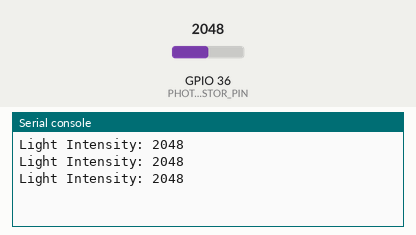
Bench run of a program on a simulated ESP32 board running MicroPython. Parts: the last lines printed to the serial console. The test bench sets the inputs (shaded band); at power-on: GPIO 36 (PHOTORESISTOR_PIN) = 2048 (analog values on the 0–4095 scale).

Above: at 1.2 s.
1.3 s: GPIO 36 (PHOTORESISTOR_PIN) set to 2866
At 1.9 s:
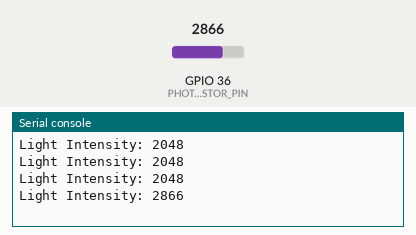
2.8 s: GPIO 36 (PHOTORESISTOR_PIN) set to 3603
At 3.4 s:
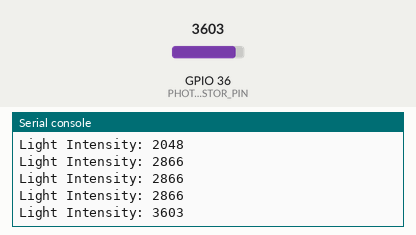
Timing chart, 0 to 5.8 s (numbered marks = the images above; inputs shaded):
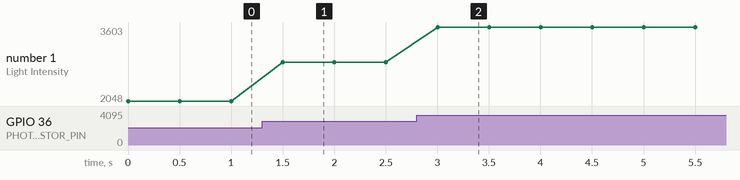

The program:

KY018_LDR_Photoresistor.py
```python
# KY-018 Photoresistor demo
import machine
import time

PHOTORESISTOR_PIN = 36  # ADC input pin
adc = machine.ADC(machine.Pin(PHOTORESISTOR_PIN))
adc.atten(machine.ADC.ATTN_11DB)  # Full range 0-3.3V

while True:
    light_intensity = adc.read()
    print("Light Intensity:", light_intensity)
    time.sleep(0.5)
```

Measured:
- after the input at 1.3 s, the serial console: prints a new line after 0.20 s (image 1)
- after the input at 2.8 s, the serial console: prints a new line after 0.20 s (image 2)
- plotted number 1: 2048 → 2866 after the input at 1.3 s, 2866 → 3603 after the input at 2.8 s
